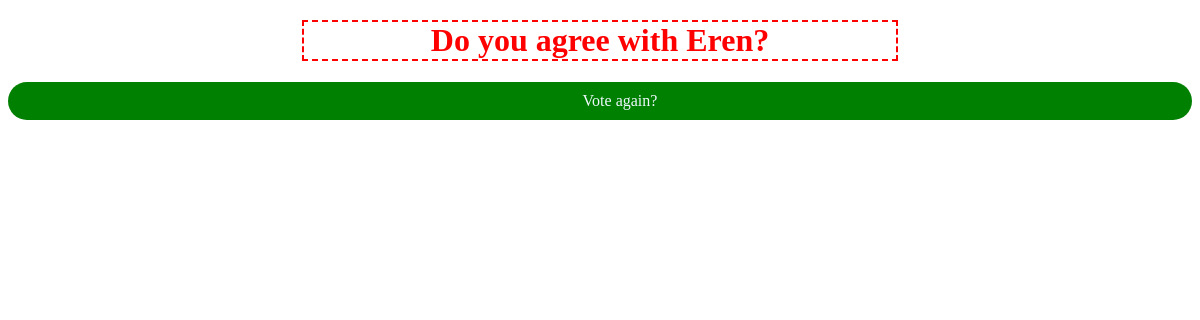
Page /polls/7/results/ on the earlier database version.
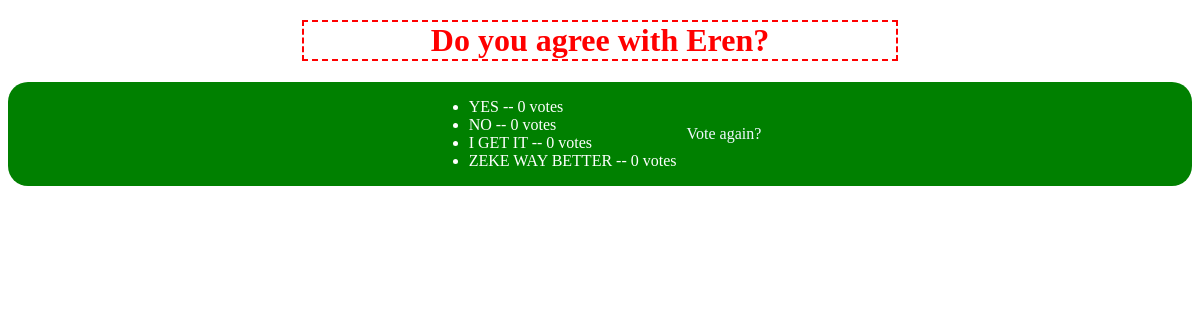
Same page on the later database version.
### polls/models.py (models this page shows, shortened)
class Choice(models.Model):
    question = models.ForeignKey(Question, on_delete=models.CASCADE)
    choice_text = models.CharField(max_length=200)
    votes = models.IntegerField(default=0)

### polls/views.py (the view)
# urls.py: path('<int:pk>/results/', views.ResultsView.as_view(), name="results"),
class ResultsView(generic.DetailView):
    model = Question
    template_name = 'polls/results.html'

### polls/templates/polls/results.html
{% load static %}
<link rel="stylesheet" href="{% static 'polls/results.css' %}">
<h1>{{ question.question_text }}</h1>
<div class="container">
<ul>
    {% for choice in question.choice_set.all %}
    <li>{{ choice.choice_text }} -- {{ choice.votes }} vote{{ choice.votes|pluralize }}</li>
    {% endfor %}
</ul>
<a href="{% url 'polls:detail' question.id %}">Vote again?</a>
</div>

Differences in the rows shown:
added Choice: choice_text "YES", votes "0"
added Choice: choice_text "NO", votes "0"
added Choice: choice_text "I GET IT", votes "0"
added Choice: choice_text "ZEKE WAY BETTER", votes "0"
